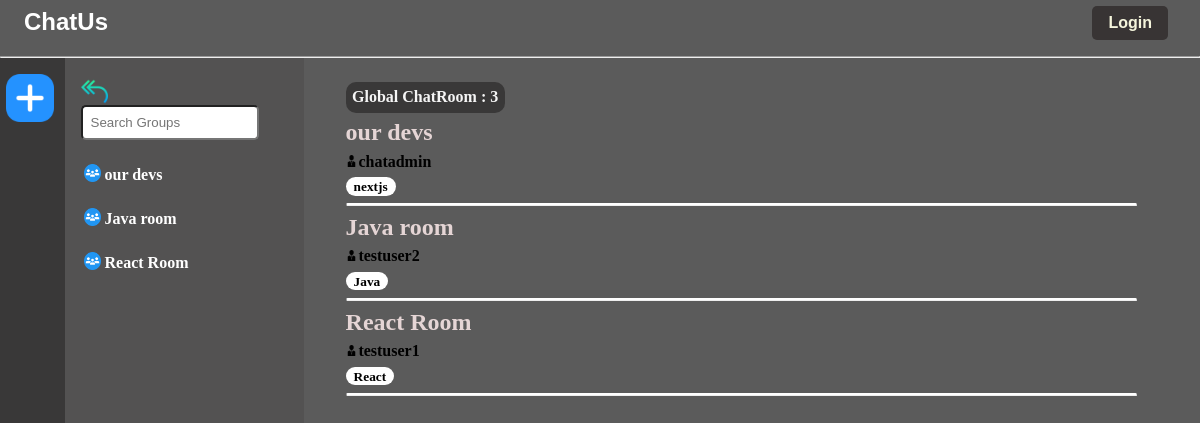
Before: / with the older database file.
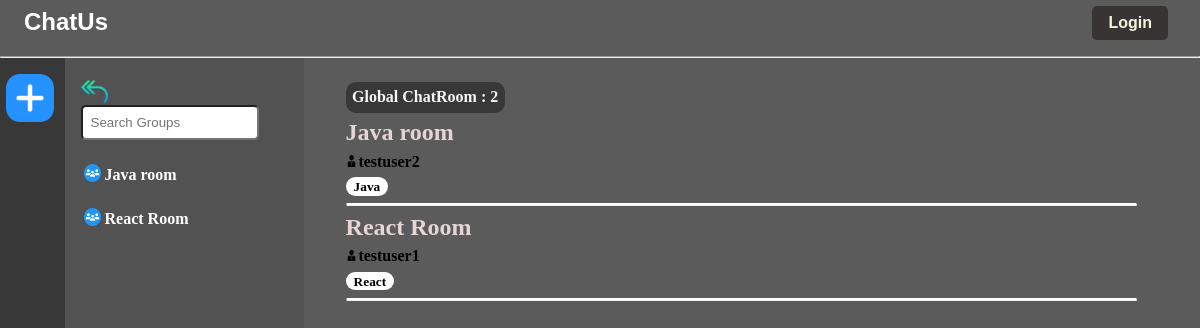
After: the same page with the newer database file.
### base/models.py (models this page shows, shortened)
class Room(models.Model):
    host = models.ForeignKey(User, on_delete=models.SET_NULL, null=True)
    topic = models.ForeignKey(Topic, on_delete=models.SET_NULL, null=True)
    name = models.CharField(max_length=200)
    description = models.TextField(null=True, blank=True)
    participants = models.ManyToManyField(
        User, related_name='participants', blank=True)
    updated = models.DateTimeField(auto_now=True)
    created = models.DateTimeField(auto_now_add=True)
    class Meta:
        ordering = ['-updated', '-created']

class Topic(models.Model):
    name = models.CharField(max_length=200)

### base/views.py (the view)
# urls.py: path('', views.home, name="home"),
def home(request):
    q = request.GET.get('q') if request.GET.get('q') != None else ''
    rooms = Room.objects.filter(
        Q(topic__name__icontains=q) |
        Q(name__icontains=q) |
        Q(description__icontains=q)
    )
    topics = Topic.objects.all()
    room_count = rooms.count()
    room_messages=Message.objects.filter(Q(room__topic__name__icontains=q))
    room_messages = Message.objects.all()
    context = {'rooms': rooms, 'topics': topics,
               'room_count': room_count, 'room_messages': room_messages}
    return render(request, 'base/home.html', context)

### base/templates/base/home.html (shortened to what this page needs)
{% extends 'main.html' %} {% block content %}
<!DOCTYPE html>
{% load static %}
<html>
  <head>
    <link rel="stylesheet" href="{% static 'styles/home.css'%}" />
  </head>
  <body>
    <div class="home-container">
      <div class="left-slide">
        <div class="create-room">
          <a href="{% url 'create-room' %}"
            ><img src="{% static 'images/plus.png'%}" alt=""
          />
        </a>
        </div>
      </div>
      <div class="middle-slide">
        <form action="{% url 'home' %}" method="GET">
          <a href="/">
            <img
              src="{% static 'images/reply-all.png'%}"
              style="width: 1.7rem; height: 1.7rem; position: relative; top: 4px;"
              alt=""
          /></a>
          <input type="text" name="q" placeholder="Search Groups" />
        </form>
        {% for room in rooms %}
        <div class="room-name">
          <h5>
            <a href="{% url 'room' room.id %}">
              <img
                src="{% static 'images/group.png'%}"
                alt=""
              />{{room.name}}</a
            >
          </h5>
        </div>
        {% endfor %}
      </div>
      <div class="right-slide">
        <div class="room-details">
          <h5>Global ChatRoom : {{room_count}}</h5>
          <div>{% include 'base/feed_component.html' %}</div>
  </body>
</html>
{% endblock content %}

### templates/main.html (shortened to what this page needs)
<!DOCTYPE html>
{% load static %}
<html>
    <head>
        <link rel="stylesheet" href="">
    </head>
    <body>
        {% include 'navbar.html' %}
        {% block content %}
        {% endblock %}
    </body>
</html>

### templates/navbar.html (shortened to what this page needs)
{% block content %}
<!DOCTYPE html>
{% load static %}
<html>
  <head>
    <link rel="stylesheet" href="{% static 'styles/navbar.css' %}" />
  </head>
  <body>
    <nav>
      <div class="name">
        <a href="/">
          <h1>ChatUs</h1>
        </a>
      </div>
      <div class="authenticate">
        {% if request.user.is_authenticated %}
        <img src="{% static 'images/profile-user.png'%}" alt="">
        <p>{{request.user}}</p>
        <div class="log">
          <a href="{% url 'logout' %}">Logout</a>
        </div>
        {% else %}
        <div class="log">
          <a href="{% url 'login' %}">Login</a>
        </div>
        {% endif %}
      </div>
    </nav>
    <hr class="line" />
  </body>
</html>
{% endblock %}

### base/templates/base/feed_component.html (shortened to what this page needs)
<!DOCTYPE html>
{% load static %}
<html>
  <head>
    <link rel="stylesheet" href="{% static 'styles/feed_component.css'%}" />
  </head>
  <body>
    <div class="room-box">
      {% for room in rooms %}
        <div class="rooms">
          <h5>
            <div class="r-name">
              <a href="{% url 'room' room.id %}"> {{room.name}}</a>
            </div>
          </h5>
        </div>
        <div class="username">
          <a
            ><img
              src="{% static 'images/owner.png'%}"
              alt=""
            />{{room.host.username}}</a
          >
        </div>
          <small style="
          background-color: white;
          color: black;
          font-weight: 600;
          padding: 0.1rem 0.5rem 0.1rem 0.5rem;
          border-radius: 10px;"
          >{{room.topic.name}}</small>
      </div>
      <hr style="
      margin-top: 0.5rem;
      margin-bottom: 0.5rem;
      border-top: 2px solid white;
      border-radius: 500px;
      " />
      {% endfor %}
  </body>
</html>

### static/styles/navbar.css (style rules this page uses)
nav { width: auto; height: 7vh; }
.name > a { text-decoration: none; position: relative; color: white; font-family: 'Gill Sans', 'Gill Sans MT', Calibri, 'Trebuchet MS', sans-serif; top: 0.5rem; left: 1.5rem; text-shadow: 2px solid grey; width: max-content; }
.name > a >h1 { color: white; }
.authenticate { gap: 2rem; display: flex; flex-direction: row; float: right; position: absolute; right: 0; top: 2vh; margin-right: 2rem; }
.authenticate > .log { background-color: #383434; padding: 0.5rem 1rem 0.5rem 1rem; border-radius: 5px; position: relative; top: -10px; }
.authenticate > .log > a { text-decoration: none; color: beige; font-family: 'Gill Sans', 'Gill Sans MT', Calibri, 'Trebuchet MS', sans-serif; font-weight: 600; }

### static/styles/home.css (style rules this page uses)
* { margin: 0; padding: 0; }
body { background-color: #5b5b5b; overflow-x: hidden; }
.home-container { display: grid; grid-template-columns: 1fr 3fr 8fr; }
.create-room { float: left; }
.create-room > a > img { position: relative; left: -20%; width: 3rem; height: 3rem; }
.left-slide { background-color: #393838; width: 30%; margin-right: 2rem; height: 100vh; padding: 1rem 1rem 0rem 1rem; overflow-y: none; }
.middle-slide { background-color: #535252; position: relative; left: -16%; width: 70%; margin-right: 2rem; height: 100vh; padding: 1rem 1rem 0rem 1rem; }
.middle-slide > form > input { width: 80%; border-radius: 5px; padding-left: 0.5rem; padding-top: 0.5rem; padding-bottom: 0.5rem; }
.right-slide { position: relative; left: -10%; width: 100%; padding-left: 1rem; }
.room-name { margin-top: 1rem; margin-bottom: 1rem; }
.room-name > h5 > a { text-decoration: none; color: white !important; font-size: 1rem; }
.room-name > h5 > a > img { width: 1.1rem; height: 1.1rem; padding: 0.2rem; position: relative; top: 0.3rem; }
.room-details { margin-top: 1.5rem; }
.room-details > h5 { font-size: 1rem; background-color: #393838; color: whitesmoke; width: max-content; padding: 0.4rem; border-radius: 10px; }

### static/styles/feed_component.css (style rules this page uses)
.rooms { display: flex; }
.r-name > a { text-decoration: none; color: rgb(229, 213, 213); font-size: 1.5rem; }
.username { font-weight: 600; margin-bottom: 0.4rem; margin-top: 0.4rem; }
.username > a > img { width: 0.7rem; height: 0.7rem; margin-right: 0.1rem; }
.room-box { margin-bottom: 0.4rem; margin-top: 0.4rem; }

Changed rows visible on the page:
removed Room: name "our devs", host.username "chatadmin", topic.name "nextjs"
Other visible differences:
{{ room_count }}: "3" → "2"
